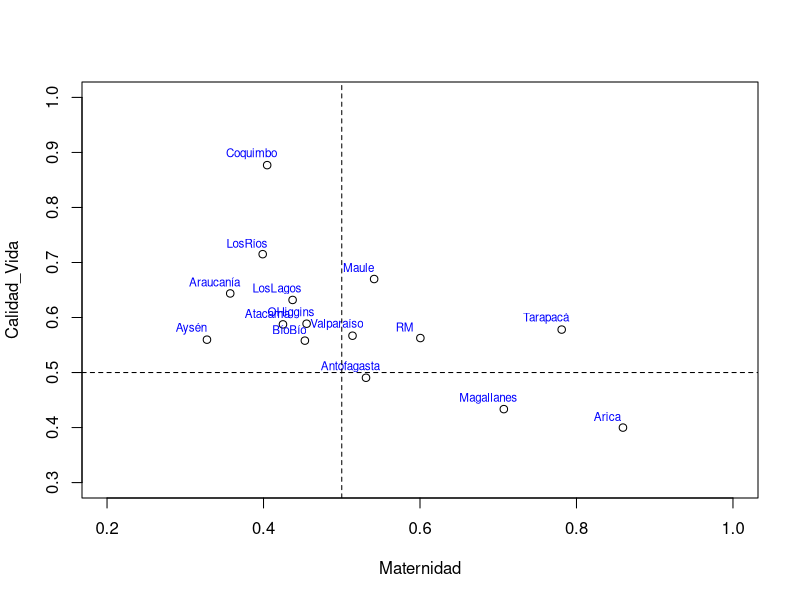
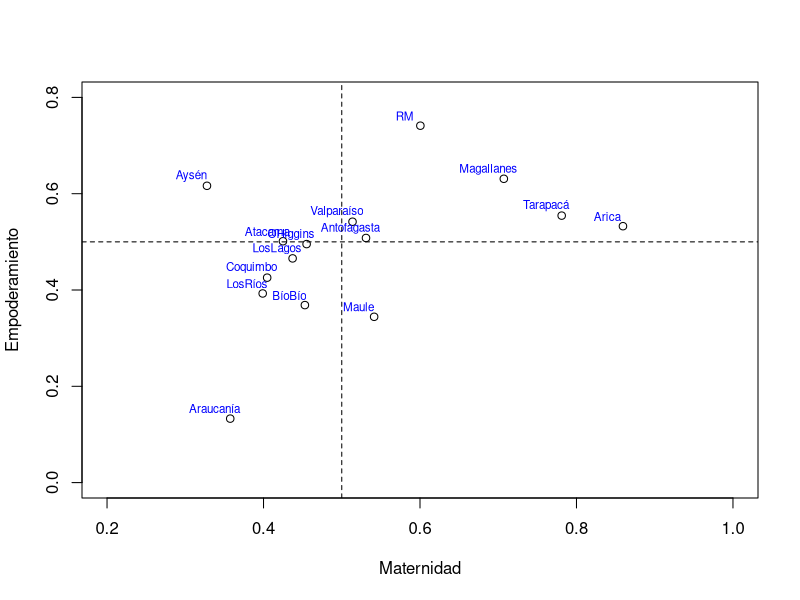

R code for these plots, in order:
#### INDICES
# Los índices son medidas utilizadas para resumir o representar la información contenida en un conjunto de variables. 
# Son útiles para reducir la complejidad de los datos y facilitar la interpretación.


#### IDH (Indice de desarrollo humano) ####
# Cada dimension o variable se debe expresar en una escala de 0 a 1.
# Se eligen los valores min y max para cada uno:
# Indice de dimension = (valor_real - valor_min)/(valor_max - valor_min)
# IDH se calcula con el promedio simple de los indices de las dimensiones


#### Ejercicio ####
# Indices MUJER
# Maternidad: Mortalidad infantil, embarazo adolescente, tasa global de fecundidad (TGF), Educación preescolar y 
#             % Papanicolaou 
# Calidad de Vida: Prevalencia de estrés, tasa de femicidios, tasa VIF, tasa de victimas de delitos, contaminación (MP10)
# Empoderamiento: Indigencia, Participación laboral, Salario promedio, brecha salarial, nivel de escolaridad, 
#                 porcentaje en puestos de gerentes, directivos y porcentaje en cargos políticos
setwd("D:/dev/Estadistica/Multivariado/Clase 2024-10-16")
base <- readxl::read_excel("RankingMujer.xlsx")
head(base)
names(base)
attach(base)  


# 1. Necesitamos "escalar" segun IDH (0 a 1) cada variable
# por ejemplo: Papanicolau
Papa1 <- (Papanicolau-min(Papanicolau)) / (max(Papanicolau) - min(Papanicolau))
summary(Papa1)

# Creamos una funcion para escalar o normalizar todas las varaibles:
normalizar = function(x) {
  aux <- (x-min(x))/(max(x)-min(x))
  return(aux)
}
# Por ejemplo, para Papanicolau
p1<-normalizar(Papanicolau)
summary(p1)  # coincide con la normalizacion anterior

# 2. Construimos las variables normalizados para cada dimension

# Indice de Maternidad
# directas:  Preescolar, Papanicolau, TGFecund
Pree1<-normalizar(Preescolar)
Papa1<-normalizar(Papanicolau)
TGF1<-normalizar(TGFecund)
# inversas: EmbAdoles, TMortInfantil (son perjudiciales para indice maternidad)
Emba1<- 1 - normalizar(EmbAdoles)
TMor1<- 1 - normalizar(TMortInfantil)

Maternidad = (Pree1+Papa1+TGF1+Emba1+TMor1)/5


# Indice de Calidad de Vida
# directas:  Ninguna!
# inversas: MP10, TVictTot, TEstrés, TFeminic, TVIntraf
MP101<- 1 - normalizar(MP10)
TVic1<- 1 - normalizar(TVictTot)
TEst1<- 1 - normalizar(TEstrés)
TFem1<- 1 - normalizar(TFeminic)
TVIn1<- 1 - normalizar(TVIntraf)

CVida <- (MP101+TVic1+TEst1+TFem1+TVIn1)/5

# Indice de Empoderamiento
# directa: FuerzaLaboral, SueldoProm, Escolarid, Puestos, Politicos
Fuer1<- normalizar(FuerzaLaboral)
Suel1<- normalizar(SueldoProm)
Esco1<- normalizar(Escolarid)
Pues1<- normalizar(Puestos)
Poli1<- normalizar(Politicos)
# inversas: Pindigencia, BrechaSueld
Pind1<- 1 - normalizar(Pindigencia)
Brec1<- 1 - normalizar(`Brecha sueld`)

Empod <- (Fuer1+Suel1+Esco1+Pues1+Poli1+Pind1+Brec1)/7 # 7 por cantidad de variables que hay

#Resumen por region
cbind(REGION,cbind(Maternidad,CVida,Empod)*100)

# Graficos "de a par" Maternidad vs CVida
plot(Maternidad, CVida ,
     xlab = "Maternidad", 
     ylab = "Calidad_Vida",
     ylim = c(0.3,1), xlim = c(0.2,1))   ## se buscan limites para ver nombres

text(Maternidad-0.02,CVida+0.02,
     REGION,
     col="blue",
     cex=0.7)
abline(h = 0.5, v = 0.5, lty = 2)

# Graficos "de a par" Maternidad vs CVida
plot(Maternidad, Empod ,
     xlab = "Maternidad", 
     ylab = "Empoderamiento",
     ylim = c(0.,.8), xlim = c(0.2,1))  ## se buscan limites para ver nombres
text(Maternidad-0.02,Empod+0.02,
     REGION,
     col="blue",
     cex=0.7)
abline(h = 0.5, v = 0.5, lty = 2)


# Indice global
indice <- (Maternidad+CVida+Empod)/3
listado <- cbind(REGION,round(indice*100,2))
colnames(listado) <- c("Region","Ptje")   #asignamos nombres
list <- as.data.frame(listado)            #indicamos que es una "base"
list[order(list$Ptje), ]		    #mostramos segun orden de ptje
